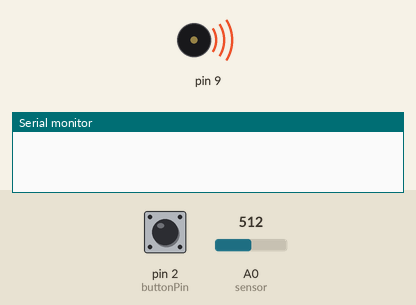
This sketch was run on a simulated Arduino Uno, built with avr-gcc and run on an emulated ATmega328P. On the bench: buzzer (waves = sounding), the last lines printed to the serial monitor. The test bench sets the inputs (shaded band); at power-on: pin 2 (buttonPin) LOW, A0 (sensor) = 512.

Above: at 1.2 s.
1.3 s: pin 2 (buttonPin) pulled HIGH for 0.15 s
At 1.46 s:
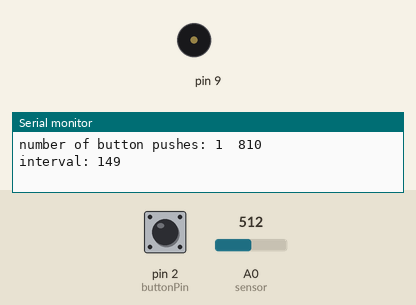
3.0 s: pin 2 (buttonPin) pulled HIGH for 3.2 s
At 6.21 s:
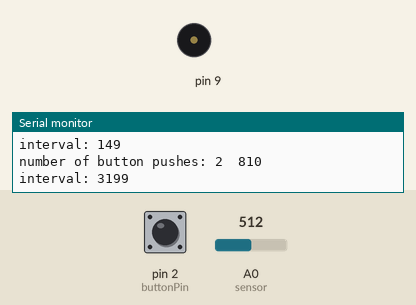
Timing chart, 0 to 7.8 s (numbered marks = the images above; inputs shaded):
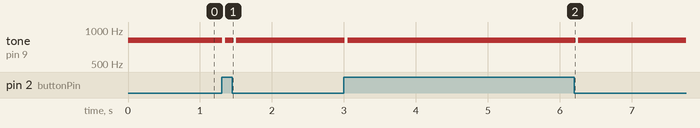

Measured:
- after the input at 1.3 s, tone on pin 9: alternates 810 Hz for 0.11 s and silent for 0.04 s, 4 changes in all, then stays 810 Hz, starting at once
- after the input at 3.0 s, tone on pin 9: alternates 810 Hz for 3.2 s and silent for 0.04 s, 4 changes in all, then stays 810 Hz, starting at once

The sketch:

3-6_tonePitchFollower_Quiz2_.ino
```cpp
int melody[10] = {0};
int noteDurations[] = {
  4, 4, 4, 4, 4,
  4, 4, 4, 4, 4
};

const int  buttonPin = 2;
int buttonPushCounter = 0;   // counter for the number of button presses
int buttonState = 0;         // current state of the button
int lastButtonState = 0;     // previous state of the button

unsigned long lastDebounceTime = 0;
unsigned long debounceDelay = 5000;
unsigned long btn_on=0;
unsigned long btn_off=0;
unsigned long interval=0;

void setup() {
  pinMode(buttonPin, INPUT);
  Serial.begin(9600);
}

void loop() {
  int sensorReading = analogRead(A0); // read the sensor
  //Serial.println(sensorReading);
  int thisPitch = map(sensorReading, 0, 1023, 120, 1500);
  //potentiometer:0~1023, tone: 0~255(can change)
  tone(9, thisPitch, 10);  // play the pitch
  delay(1);        // delay in between reads for stability

  buttonState = digitalRead(buttonPin);
  if (buttonState != lastButtonState)   //state change
  {
    if (buttonState == HIGH)
    {
      // LOW to HIGH(now) => on
      melody[buttonPushCounter]=thisPitch;
      buttonPushCounter++;
      btn_on=millis();
      Serial.print("number of button pushes: ");
      Serial.print(buttonPushCounter);
      Serial.print("\t");
      Serial.println(thisPitch);
    }
    else  //HIGH to LOW(now) => off
    {
      btn_off=millis();
      interval=btn_off-btn_on;
      Serial.print("interval: ");
      Serial.println(interval);
    }
    delay(50);  // Delay a little bit to avoid bouncing
  }
  lastButtonState = buttonState;  // save the current state


  //Play the melody
  if (interval>debounceDelay || (buttonPushCounter > 0 && buttonPushCounter % 10 == 0))
  {
    for (int thisNote = 0; thisNote < buttonPushCounter; thisNote++)
    {
      int noteDuration = 1000 / noteDurations[thisNote];
      tone(9, melody[thisNote], noteDuration);
      Serial.print(thisNote);
      Serial.print("\t");
      Serial.println(melody[thisNote]);
      int pauseBetweenNotes = noteDuration * 1.30;
      delay(pauseBetweenNotes);
    }
    buttonPushCounter=0;
  }
}
```
